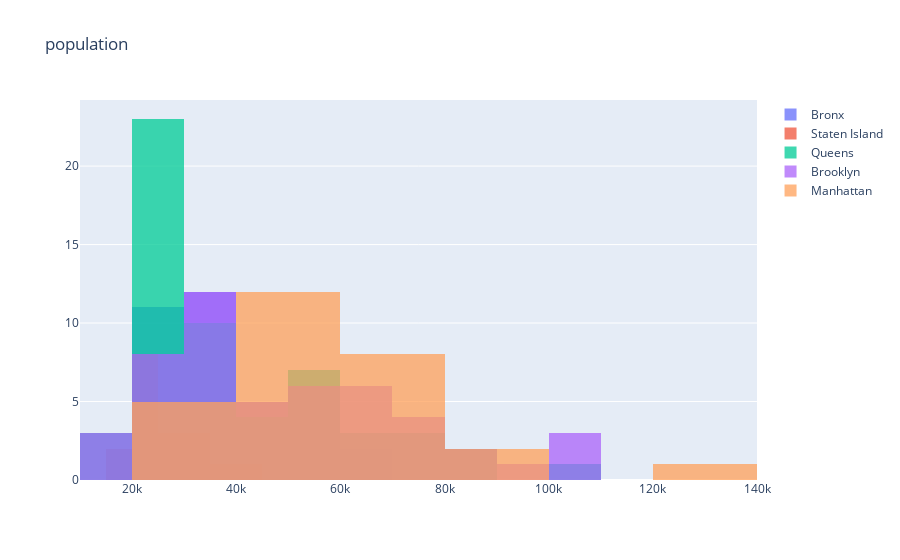
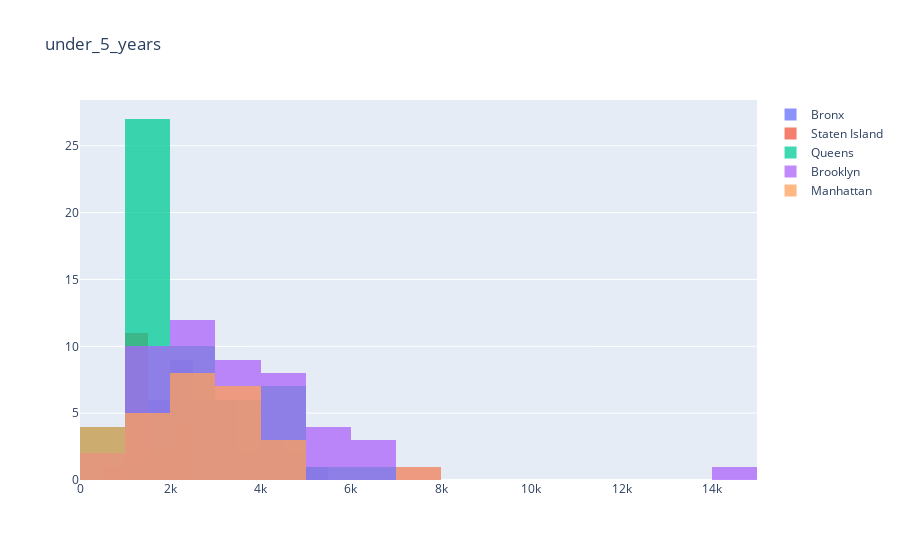
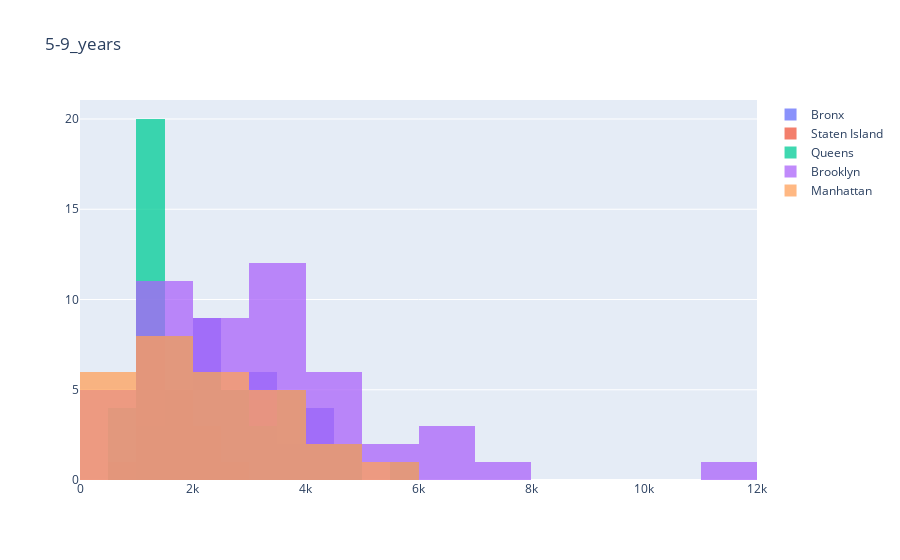
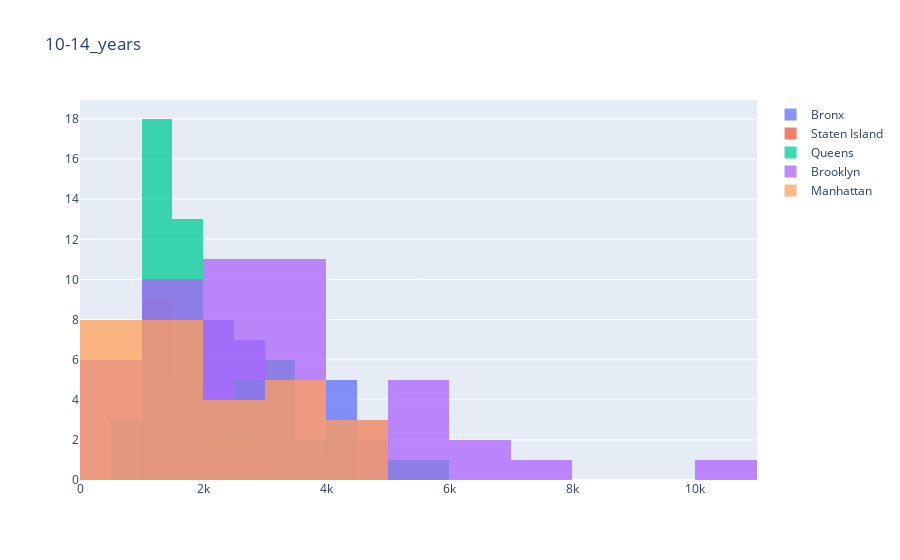

Here is the notebook cell these charts were saved with, in order:
### Markdown cell above
Histograma por variable en función del borough

### Code cell
for i in population_age: 
    fig = go.Figure()
    for borough in df["borough"].unique():
        x = df[df["borough"] ==borough][i]
        
        fig.add_trace(go.Histogram(histfunc="count", x=x, name=borough))
        # Overlay both histograms
    fig.update_layout(barmode='overlay')
    # Reduce opacity to see both histograms
    fig.update_traces(opacity=0.75)    
    fig.update_layout(title=i)
    fig.show()
